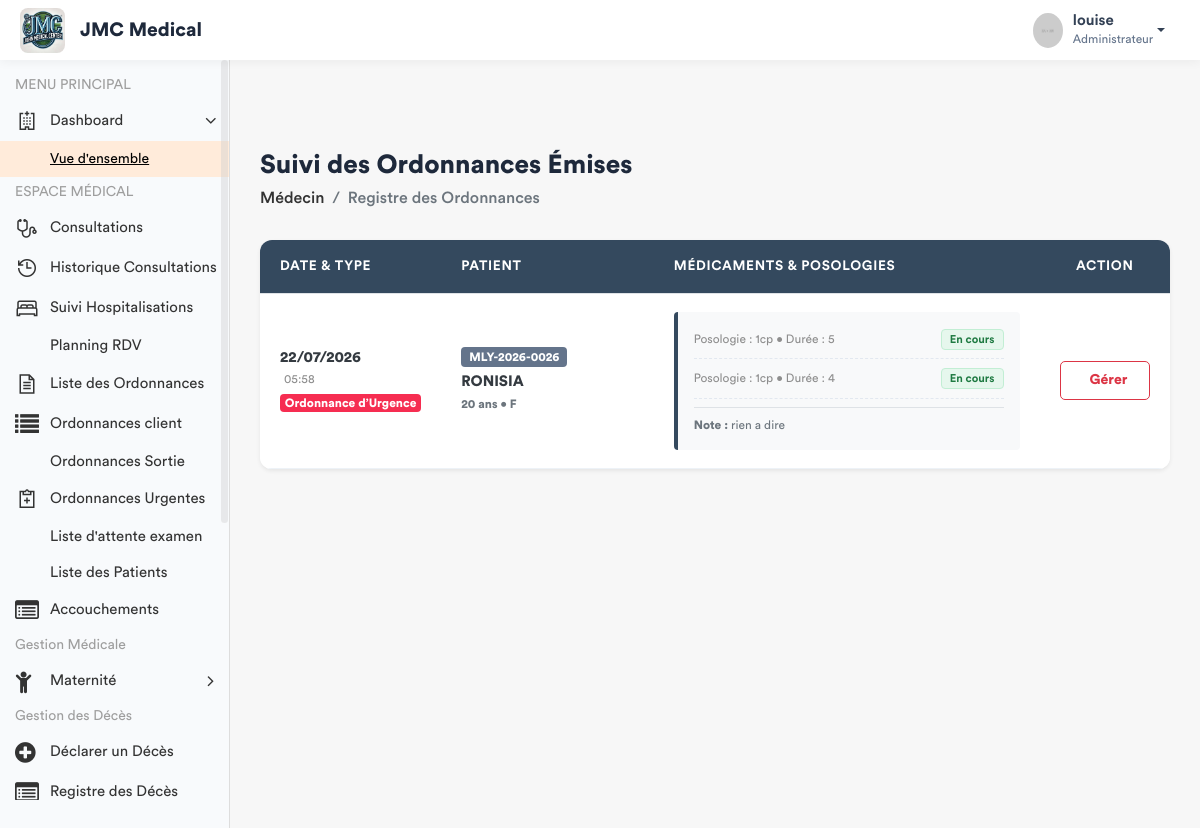
Before: /medecin/ordonnances-delivrees/ (signed in) with the older database file.
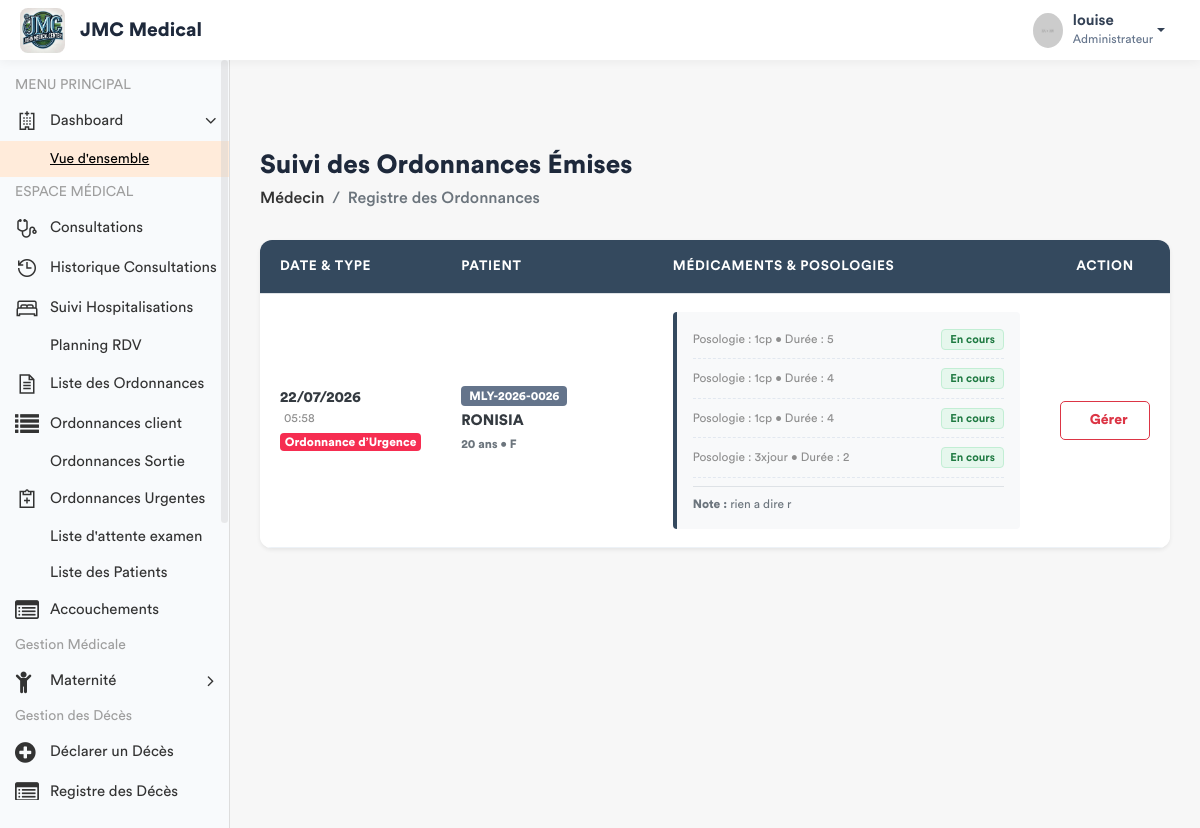
After: the same page with the newer database file.
### app/models.py (models this page shows, shortened)
class Ordonnance(models.Model):
    TYPE_CHOICES = [('URGENCE', 'Ordonnance d’Urgence'), ('DEFINITIVE', 'Ordonnance Définitive')]
    consultation = models.ForeignKey('Consultation', on_delete=models.CASCADE)
    date_prescrite = models.DateTimeField(default=timezone.now)
    type_ordonnance = models.CharField(max_length=20, choices=TYPE_CHOICES, default='URGENCE')
    diagnostic = models.CharField(max_length=255, blank=True)
    observation = models.TextField(blank=True)
    hopital = models.ForeignKey(Hopital , on_delete= models.SET_NULL , null = True)

class Consultation(models.Model):
    triage = models.OneToOneField(SigneVital, db_index=True, on_delete=models.CASCADE)
    medecin = models.ForeignKey(settings.AUTH_USER_MODEL, on_delete=models.SET_NULL, null=True)
    motif_consultation = models.TextField(verbose_name="Motif")
    antecedent = models.CharField(max_length  = 255 , null = True , blank = True)
    histoire_maladie = models.TextField(verbose_name="Histoire de la maladie")
    examen_physique = models.TextField(verbose_name="Examen physique")
    complement_d_anamnese = models.CharField(max_length=200, null=True)
    hypothese_diagnostique = models.TextField(verbose_name="Hypothèse diagnostique")
    date_creation = models.DateTimeField(default=timezone.now)
    consultation_payee = models.BooleanField(default=False, verbose_name="Consultation payée")
    session = models.OneToOneField(SessionSoins, on_delete=models.CASCADE, null=True)
    hopital = models.ForeignKey(Hopital , on_delete= models.SET_NULL , null = True)

class SigneVital(models.Model):
    patient = models.ForeignKey(Patient, on_delete=models.CASCADE)
    temperature = models.DecimalField(max_digits=4, decimal_places=1)
    poids = models.DecimalField(max_digits=5, decimal_places=2)
    tension_arterielle = models.CharField(max_length=10)
    frequence_cardiaque = models.IntegerField()
    frequence_respiratoire = models.IntegerField(null=True, blank=True)
    saturation_oxygene = models.IntegerField(null=True, blank=True)
    date_prelevement = models.DateTimeField(default=timezone.now)
    infirmier = models.ForeignKey(User, on_delete=models.SET_NULL, null=True)
    est_consulte = models.BooleanField(default=False)
    session = models.ForeignKey(SessionSoins, on_delete=models.CASCADE, related_name='signes_vitaux', null=True)
    hopital = models.ForeignKey(Hopital , on_delete= models.SET_NULL , null = True)

class Patient(models.Model):
    TYPE_CHOICES = [
        ('SIMPLE', 'Patient Simple'),
        ('FIDELE', 'Patient Fidèle'),
        ('CONVENTIONNE', 'Patient Conventionné'),
    ]
    code_patient = models.CharField(max_length=20, unique=True, editable=False)
    noms = models.CharField(max_length=100)
    service = models.ForeignKey('Service', on_delete=models.PROTECT, related_name='patients', null=True)
    sexe = models.CharField(max_length=1, choices=[('M', 'Masculin'), ('F', 'Féminin')])
    age = models.CharField(max_length=30)
    adresse = models.TextField()
    telephone = models.CharField(max_length=20)
    hopital = models.ForeignKey(Hopital , on_delete=models.SET_NULL , related_name= 'patient_hopital', null = True)
    type_patient = models.CharField(max_length=15, choices=TYPE_CHOICES, default='SIMPLE')
    a_carte_fidelite = models.BooleanField(default=False, verbose_name="Possède carte de fidélité")
    entreprise = models.ForeignKey(
        'Entreprise',
        on_delete=models.SET_NULL,
        null=True,
        blank=True,
        related_name='patients',
        verbose_name="Entreprise (si conventionné)"
    )
    fiche_payee = models.BooleanField(default=False)
    created_by = models.ForeignKey(User, on_delete=models.SET_NULL, null=True, related_name='patients_crees')
    date_creation = models.DateTimeField(auto_now_add=True)
    date_modification = models.DateTimeField(auto_now=True)

class Medicament(models.Model):
    ordonnance = models.ForeignKey('Ordonnance', on_delete=models.CASCADE, related_name='medicaments')
    nom = models.CharField(max_length=255)
    posologie = models.CharField(max_length=255)
    duree = models.CharField(max_length=100)
    quantite = models.PositiveIntegerField(default=1, null = True, blank= True)
    hopital = models.ForeignKey(Hopital , on_delete= models.SET_NULL , null = True)
    STATUT_CHOICES = [('EN_COURS', 'En cours'), ('STOPPE', 'Stoppé')]
    statut = models.CharField(max_length=20, choices=STATUT_CHOICES, default='EN_COURS')

### app/views.py (the view, shortened to what this page needs)
# urls.py: path('medecin/ordonnances-delivrees/', views.liste_ordonnances_delivrees_view, name='liste_ordonnances_delivrees'),
@login_required
def liste_ordonnances_delivrees_view(request):
    role = Fonction.objects.select_related('hopital', 'fonctionKey').filter(userKey=request.user).first()
    hopital_user = role.hopital if role else None
    fonctionKey = role.fonctionKey.roleName if role and role.fonctionKey else None
    ordonnances_medecin = Ordonnance.objects.select_related(
        'consultation__triage__patient'
    ).prefetch_related(
        'medicaments'
    ).filter(
        hopital=hopital_user
    ).order_by('-date_prescrite')
    context = {
        'ordonnances_medecin': ordonnances_medecin,
        'fonctionKey': fonctionKey
    }
    return render(request, 'back-end/medecin/liste_ordonnances_delivrees.html', context)

### app/templates/back-end/medecin/liste_ordonnances_delivrees.html (shortened to what the changed rows need)
<!DOCTYPE html>
{% load static %}
<html lang="fr">
<head>
    {% include 'back-end/includes/css.html' %}
</head>
<body>
    <div class="main-wrapper">
        <div class="page-wrapper">
            <div class="content container-fluid">
                <div class="card shadow-sm custom-table-card">
                    <div class="card-body p-0">
                        <div class="table-responsive">
                            <table class="table table-modern table-hover mb-0" width="100%">
                                <thead>
                                    <tr>
                                        <th style="width: 15%;">Date & Type</th>
                                        <th style="width: 25%;">Patient</th>
                                        <th style="width: 45%;">Médicaments & Posologies</th>
                                        <th style="width: 15%;" class="text-center">Action</th>
                                    </tr>
                                </thead>
                                <tbody>
                                    {% for ord in ordonnances_medecin %}
                                    <tr>
                                        <td class="align-middle">
                                            <div class="text-dark font-weight-bold">{{ ord.date_prescrite|date:"d/m/Y" }}</div>
                                            <small class="text-muted d-block mb-1">{{ ord.date_prescrite|date:"H:i" }}</small>
                                            <span class="badge {% if ord.type_ordonnance == 'URGENCE' %}badge-danger{% else %}badge-info{% endif %} font-weight-bold" style="font-size: 0.75rem;">
                                                {{ ord.get_type_ordonnance_display }}
                                            </span>
                                        </td>
                                        <td class="align-middle">
                                            <span class="badge badge-secondary mb-1 px-2 py-1" style="font-size: 0.75rem; background-color: #64748b;">
                                                {{ ord.consultation.triage.patient.code_patient }}
                                            </span>
                                            <span class="d-block text-uppercase font-weight-bold text-dark">{{ ord.consultation.triage.patient.noms }}</span>
                                            <small class="text-secondary font-weight-bold">{{ ord.consultation.triage.patient.age }} ans &bull; {{ ord.consultation.triage.patient.sexe }}</small>
                                        </td>
                                        <td class="align-middle">
                                            <div class="bg-light p-3 rounded" style="border-left: 4px solid #34495e;">
                                                {% for medoc in ord.medicaments.all %}
                                                <div class="d-flex justify-content-between align-items-center medoc-item">
                                                    <div>
                                                        <span class="text-muted small d-block">
                                                            Posologie : {{ medoc.posologie }} &bull; Durée : {{ medoc.duree }}
                                                        </span>
                                                    </div>
                                                    <div>
                                                        {% if medoc.statut == 'EN_COURS' %}
                                                            <span class="badge badge-actif px-2 py-1 small">En cours</span>
                                                        {% else %}
                                                            <span class="badge badge-stoppe px-2 py-1 small">Stoppé</span>
                                                        {% endif %}
                                                    </div>
                                                </div>
                                                {% endfor %}
                                                {% if ord.observation %}
                                                    <div class="mt-2 pt-2 border-top small text-secondary">
                                                        <strong>Note :</strong> {{ ord.observation }}
                                                    </div>
                                                {% endif %}
                                            </div>
                                        </td>
                                        <td class="text-center align-middle">
                                            <button type="button" class="btn btn-outline-danger btn-sm btn-block font-weight-bold py-2" data-toggle="modal" data-target="#modalGerer{{ ord.id }}">
                                                 Gérer
                                            </button>
                                        </td>
                                    </tr>
                                    {% endfor %}
                                </tbody>
                            </table>
                        </div>
                    </div>
                </div>
            </div>
        </div>
    </div>
</body>
</html>

Changed rows visible on the page:
changed Ordonnance "Ordonnance d’Urgence": observation "rien a dire" → "rien a dire r"
added Medicament: posologie "1cp", duree "4", statut "En cours"
added Medicament: posologie "3xjour", duree "2", statut "En cours"
